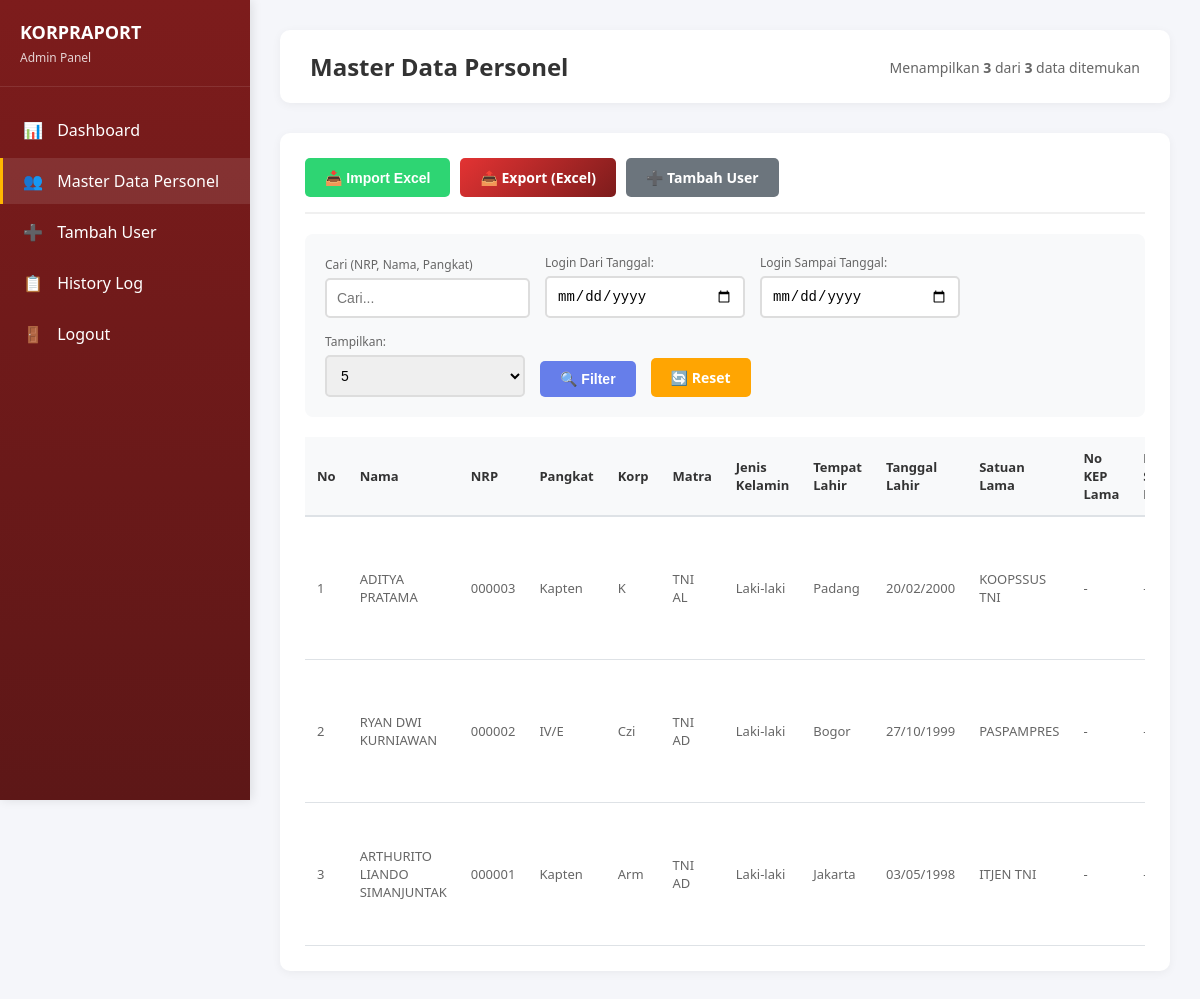
The app's page /admin/masterpersonel.php (signed in) with its own data.
### tables this page shows
CREATE TABLE `personel` (
  `id` int NOT NULL,
  `nrp` char(6) NOT NULL,
  `nama` varchar(100) NOT NULL,
  `tempat_lahir` varchar(50) NOT NULL,
  `tanggal_lahir` date NOT NULL,
  `korp` varchar(2) DEFAULT NULL,
  `pangkat` varchar(5) DEFAULT NULL,
  `matra` int DEFAULT NULL,
  `kd_satker` varchar(5) DEFAULT NULL,
  `alamat` text,
  `nik` char(16) DEFAULT NULL,
  `no_hp` varchar(15) DEFAULT NULL,
  `no_kep` varchar(20) DEFAULT NULL,
  `no_sprint` varchar(20) DEFAULT NULL,
  `kd_gender` char(1) DEFAULT NULL,
  `satker_lama` varchar(10) DEFAULT NULL,
  `no_kep_lama` varchar(20) DEFAULT NULL,
  `no_sprint_lama` varchar(20) DEFAULT NULL,
  `foto_profil` varchar(255) DEFAULT NULL
);

CREATE TABLE `pangkat` (
  `kd_pkt` varchar(5) NOT NULL,
  `sebutan` varchar(50) NOT NULL
);

CREATE TABLE `korp` (
  `KORPSID` varchar(2) NOT NULL,
  `SEBUTAN` varchar(3) NOT NULL
);

CREATE TABLE `matra` (
  `MTR` int NOT NULL,
  `Nama` varchar(50) NOT NULL
);

CREATE TABLE `gender` (
  `kd_gender` char(1) NOT NULL,
  `gender` varchar(20) NOT NULL
);

CREATE TABLE `satker` (
  `kd_satker` varchar(5) NOT NULL,
  `nama_satker` varchar(100) NOT NULL
);

### admin/masterpersonel.php (the view, shortened to what this page needs)
<?php
require_once '../app/koneksi.php';
$where_clause = "WHERE 1=1";
$join_clause = "";
$search = '';
$date_from = '';
$date_to = '';
$limit = 5;
$filter_params = http_build_query(['search' => $search, 'date_from' => $date_from, 'date_to' => $date_to]);
$query_total = "SELECT COUNT(DISTINCT p.id) as total FROM personel p LEFT JOIN users u ON p.nrp = u.nrp LEFT JOIN pangkat pkt ON p.pangkat = pkt.kd_pkt $join_clause $where_clause";
$result_total = mysqli_query($conn, $query_total);
$total_personel_found = mysqli_fetch_assoc($result_total)['total'];
$query = "SELECT p.*, u.role, g.gender, k.SEBUTAN as korp_sebutan, pkt.sebutan as pangkat_sebutan, m.Nama as matra_nama, s.nama_satker, s_lama.nama_satker as nama_satker_lama FROM personel p LEFT JOIN users u ON p.nrp = u.nrp LEFT JOIN gender g ON p.kd_gender = g.kd_gender LEFT JOIN korp k ON p.korp = k.KORPSID LEFT JOIN pangkat pkt ON p.pangkat = pkt.kd_pkt LEFT JOIN matra m ON p.matra = m.MTR LEFT JOIN satker s ON p.kd_satker = s.kd_satker LEFT JOIN satker s_lama ON p.satker_lama = s_lama.kd_satker $join_clause $where_clause GROUP BY p.id ORDER BY p.id DESC LIMIT $limit";
$result = mysqli_query($conn, $query);
$total_personel_showing = mysqli_num_rows($result);
?>
<!DOCTYPE html>
<html lang="id">
<head>
    <link rel="stylesheet" href="../assets/css/masterpersonel.css">
</head>
<body>
    <div class="sidebar">
        <div class="sidebar-header">
            <h2>KORPRAPORT</h2>
            <p>Admin Panel</p>
        </div>
        <ul class="sidebar-menu">
            <li><a href="dashboard.php"><span>📊</span> Dashboard</a></li>
            <li><a href="masterpersonel.php" class="active"><span>👥</span> Master Data Personel</a></li>
            <li><a href="adduser.php"><span>➕</span> Tambah User</a></li>
            <li><a href="historylog.php"><span>📋</span> History Log</a></li>
            <li><a href="../auth/logout.php"><span>🚪</span> Logout</a></li>
        </ul>
    </div>
    <div class="main-content">
        <div class="top-bar">
            <h1>Master Data Personel</h1>
            <div class="user-info">
                <span>Menampilkan <strong><?php echo $total_personel_showing; ?></strong> dari <strong><?php echo $total_personel_found; ?></strong> data ditemukan</span>
            </div>
        </div>
        <div class="card">
            <div class="card-header">
                <div class="header-actions">
                    <button class="btn btn-success" onclick="document.getElementById('importModal').style.display='block'">
                        📥 Import Excel
                    </button>
                    <a href="export_excel.php?<?php echo $filter_params; ?>" class="btn btn-primary">📤 Export (Excel)</a>
                    <a href="adduser.php" class="btn btn-secondary">➕ Tambah User</a>
                </div>
            </div>
            <div class="filter-section">
                <form method="GET" action="" class="filter-form">
                    <div class="filter-group">
                        <label>Cari (NRP, Nama, Pangkat)</label>
                        <input type="text" name="search" placeholder="Cari..." value="<?php echo htmlspecialchars($search); ?>">
                    </div>
                    <div class="filter-group">
                        <label>Login Dari Tanggal:</label>
                        <input type="date" name="date_from" value="<?php echo htmlspecialchars($date_from); ?>">
                    </div>
                    <div class="filter-group">
                        <label>Login Sampai Tanggal:</label>
                        <input type="date" name="date_to" value="<?php echo htmlspecialchars($date_to); ?>">
                    </div>
                    <div class="filter-group">
                        <label>Tampilkan:</label>
                        <select name="limit" onchange="this.form.submit()">
                            <option value="5" <?php echo $limit == 5 ? 'selected' : ''; ?>>5</option>
                        </select>
                    </div>
                    <button type="submit" class="btn btn-search">🔍 Filter</button>
                    <a href="masterpersonel.php" class="btn btn-reset">🔄 Reset</a>
                </form>
            </div>
            <div class="table-container">
                <table id="personelTable">
                    <thead>
                        <tr>
                            <th>No</th>
                            <th>Nama</th>
                            <th>NRP</th>
                            <th>Pangkat</th>
                            <th>Korp</th>
                            <th>Matra</th>
                            <th>Jenis Kelamin</th>
                            <th>Tempat Lahir</th>
                            <th>Tanggal Lahir</th>
                            <th>Satuan Lama</th>
                            <th>No KEP Lama</th>
                            <th>No Sprint Lama</th>
                        </tr>
                    </thead>
                    <tbody>
                        <?php
                        $no = 1;
                        while ($row = mysqli_fetch_assoc($result)):
                        ?>
                        <tr>
                            <td><?php echo $no++; ?></td>
                            <td><?php echo htmlspecialchars($row['nama']); ?></td>
                            <td><?php echo htmlspecialchars($row['nrp']); ?></td>
                            <td><?php echo htmlspecialchars($row['pangkat_sebutan'] ?? '-'); ?></td>
                            <td><?php echo htmlspecialchars($row['korp_sebutan'] ?? '-'); ?></td>
                            <td><?php echo htmlspecialchars($row['matra_nama'] ?? '-'); ?></td>
                            <td><?php echo htmlspecialchars($row['gender'] ?? '-'); ?></td>
                            <td><?php echo htmlspecialchars($row['tempat_lahir'] ?? '-'); ?></td>
                            <td><?php echo $row['tanggal_lahir'] ? date('d/m/Y', strtotime($row['tanggal_lahir'])) : '-'; ?></td>
                            <td><?php echo htmlspecialchars($row['nama_satker_lama'] ?? '-'); ?></td>
                            <td><?php echo htmlspecialchars($row['no_kep_lama'] ?? '-'); ?></td>
                            <td><?php echo htmlspecialchars($row['no_sprint_lama'] ?? '-'); ?></td>
                        </tr>
                        <?php endwhile; ?>
                    </tbody>
                </table>
            </div>
        </div>
    </div>
</body>
</html>

### assets/css/masterpersonel.css (style rules this page uses)
* { margin: 0; padding: 0; box-sizing: border-box; }
body { font-family: 'Segoe UI', Tahoma, Geneva, Verdana, sans-serif; background: #f5f6fa; display: flex; min-height: 100vh; }
.sidebar { width: 250px; background: linear-gradient(180deg, #7d1c1c 0%, #5d1717 100%); color: white; padding: 20px 0; position: fixed; height: 100vh; box-shadow: 2px 0 10px rgba(0,0,0,0.1); }
.sidebar-header { padding: 0 20px 20px; border-bottom: 1px solid rgba(255,255,255,0.1); margin-bottom: 20px; }
.sidebar-header h2 { font-size: 18px; margin-bottom: 5px; }
.sidebar-header p { font-size: 12px; opacity: 0.8; }
.sidebar-menu { list-style: none; }
.sidebar-menu li { margin-bottom: 5px; }
.sidebar-menu a { display: block; padding: 12px 20px; color: white; text-decoration: none; transition: all 0.3s; border-left: 3px solid transparent; }
.sidebar-menu a:hover, .sidebar-menu a.active { background: rgba(255,255,255,0.1); border-left-color: #FFB700; }
.sidebar-menu a span { margin-right: 10px; }
.main-content { margin-left: 250px; flex: 1; padding: 30px; width: calc(100% - 250px); }
.top-bar { background: white; padding: 20px 30px; border-radius: 10px; margin-bottom: 30px; box-shadow: 0 2px 10px rgba(0,0,0,0.05); display: flex; justify-content: space-between; align-items: center; }
.top-bar h1 { font-size: 24px; color: #333; }
.user-info span { font-size: 14px; color: #666; }
.card { background: white; border-radius: 10px; box-shadow: 0 2px 10px rgba(0,0,0,0.05); padding: 25px; }
.card-header { display: flex; justify-content: space-between; align-items: center; margin-bottom: 20px; padding-bottom: 15px; border-bottom: 2px solid #f0f0f0; }
.header-actions { display: flex; gap: 10px; }
.filter-section { background: #f8f9fa; padding: 20px; border-radius: 8px; margin-bottom: 20px; }
.filter-form { display: flex; gap: 15px; align-items: end; flex-wrap: wrap; }
.filter-group { display: flex; flex-direction: column; gap: 5px; }
.filter-group label { font-size: 12px; color: #666; font-weight: 500; }
.filter-group input, .filter-group select { padding: 10px; border: 2px solid #ddd; border-radius: 5px; font-size: 14px; min-width: 200px; }
.btn { padding: 10px 20px; border: none; border-radius: 5px; cursor: pointer; text-decoration: none; display: inline-block; font-size: 14px; font-weight: 600; transition: all 0.3s; }
.btn-primary { background: linear-gradient(135deg, #e33333 0%, #7d1c1c 100%); color: white; }
.btn-success { background: #2ed573; color: white; }
.btn-secondary { background: #6c757d; color: white; }
.btn-search { background: #667eea; color: white; }
.btn-reset { background: #ffa502; color: white; }
.table-container { overflow-x: auto; }
table { width: 100%; border-collapse: collapse; min-width: 1200px; }
table thead { background: #f8f9fa; }
table th { padding: 12px; text-align: left; font-weight: 600; color: #333; border-bottom: 2px solid #dee2e6; font-size: 13px; }
table td { padding: 12px; border-bottom: 1px solid #dee2e6; color: #666; font-size: 13px; }

### records on screen
personel: nama "ADITYA PRATAMA", nrp "000003", pangkat.sebutan "Kapten", korp.SEBUTAN "K", matra.Nama "TNI AL", kd_gender.gender "Laki-laki", tempat_lahir "Padang", tanggal_lahir "20/02/2000", satker.nama_satker "KOOPSSUS TNI", no_kep_lama "-"
personel: nama "RYAN DWI KURNIAWAN", nrp "000002", pangkat.sebutan "IV/E", korp.SEBUTAN "Czi", matra.Nama "TNI AD", kd_gender.gender "Laki-laki", tempat_lahir "Bogor", tanggal_lahir "27/10/1999", satker.nama_satker "PASPAMPRES", no_kep_lama "-"
personel: nama "ARTHURITO LIANDO SIMANJUNTAK", nrp "000001", pangkat.sebutan "Kapten", korp.SEBUTAN "Arm", matra.Nama "TNI AD", kd_gender.gender "Laki-laki", tempat_lahir "Jakarta", tanggal_lahir "03/05/1998", satker.nama_satker "ITJEN TNI", no_kep_lama "-"

### other values on screen
$total_personel_showing "3"
$total_personel_found "3"
